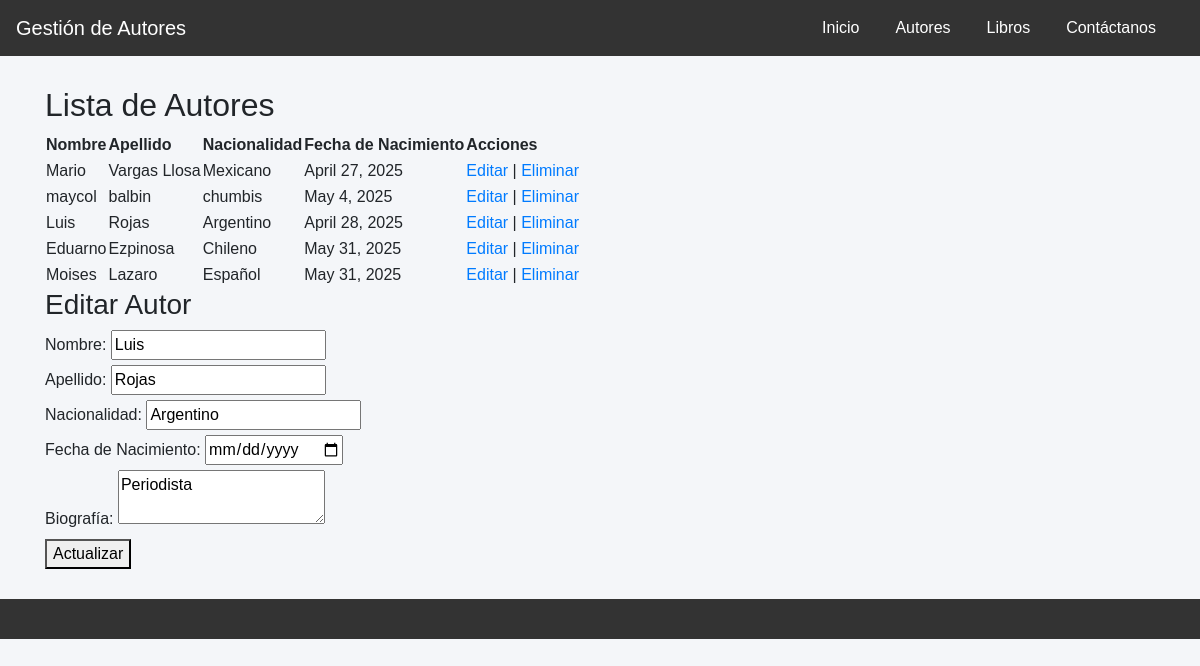
Page /?editar=5 on the committed database.
### api/models.py (models this page shows, shortened)
class Autor(models.Model):
    nombre = models.CharField(max_length=100)
    apellido = models.CharField(max_length=100)
    nacionalidad = models.CharField(max_length=50, blank=True)
    fecha_nacimiento = models.DateField(null=True, blank=True)
    biografia = models.TextField(blank=True)

### api/views.py (the view, shortened to what this page needs)
# urls.py: path('', vista_autores, name='vista_autores'),  # Redirige a la vista_autores en la raíz de la app
def vista_autores(request):
    autores = Autor.objects.all()
    autor = None
    if 'editar' in request.GET:
        autor = get_object_or_404(Autor, id=request.GET['editar'])
    if 'eliminar' in request.GET:
        Autor.objects.filter(id=request.GET['eliminar']).delete()
        return redirect('vista_autores')
    return render(request, 'autores.html', {'autores': autores, 'autor': autor})

### api/Templates/autores.html (shortened to what this page needs)
{% extends 'base.html' %}
{% block content %}
<h2>Lista de Autores</h2>
<table>
    <thead>
        <tr>
            <th>Nombre</th>
            <th>Apellido</th>
            <th>Nacionalidad</th>
            <th>Fecha de Nacimiento</th>
            <th>Acciones</th>
        </tr>
    </thead>
    <tbody>
        {% for autor in autores %}
        <tr>
            <td>{{ autor.nombre }}</td>
            <td>{{ autor.apellido }}</td>
            <td>{{ autor.nacionalidad }}</td>
            <td>{{ autor.fecha_nacimiento }}</td>
            <td>
                <a href="?editar={{ autor.id }}">Editar</a> |
                <a href="?eliminar={{ autor.id }}" onclick="return confirm('¿Estás seguro de eliminar a este autor?')">Eliminar</a>
            </td>
        </tr>
        {% endfor %}
    </tbody>
</table>
<h3>{% if autor %}Editar Autor{% else %}Agregar Autor{% endif %}</h3>
<form method="post">
    <label for="nombre">Nombre:</label>
    <input type="text" id="nombre" name="nombre" value="{{ autor.nombre }}" required><br>
    <label for="apellido">Apellido:</label>
    <input type="text" id="apellido" name="apellido" value="{{ autor.apellido }}" required><br>
    <label for="nacionalidad">Nacionalidad:</label>
    <input type="text" id="nacionalidad" name="nacionalidad" value="{{ autor.nacionalidad }}" required><br>
    <label for="fecha_nacimiento">Fecha de Nacimiento:</label>
    <input type="date" id="fecha_nacimiento" name="fecha_nacimiento" value="{{ autor.fecha_nacimiento }}" required><br>
    <label for="biografia">Biografía:</label>
    <textarea id="biografia" name="biografia" required>{{ autor.biografia }}</textarea><br>
    <button type="submit">{% if autor %}Actualizar{% else %}Agregar{% endif %}</button>
</form>
{% endblock %}

### api/Templates/base.html (style rules this page uses)
body { font-family: 'Arial', sans-serif; background-color: #f4f6f9; }

### rows in the picture
Autor: nombre "Mario", apellido "Vargas Llosa", nacionalidad "Mexicano", fecha_nacimiento "April 27, 2025"
Autor: nombre "maycol", apellido "balbin", nacionalidad "chumbis", fecha_nacimiento "May 4, 2025"
Autor: nombre "Luis", apellido "Rojas", nacionalidad "Argentino", fecha_nacimiento "April 28, 2025", biografia "Periodista"
Autor: nombre "Eduarno", apellido "Ezpinosa", nacionalidad "Chileno", fecha_nacimiento "May 31, 2025"
Autor: nombre "Moises", apellido "Lazaro", nacionalidad "Español", fecha_nacimiento "May 31, 2025"
